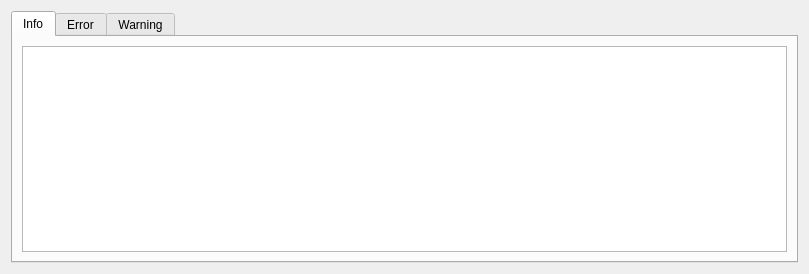
<?xml version="1.0" encoding="UTF-8"?>
<ui version="4.0">
 <class>LogWidget</class>
 <widget class="QWidget" name="LogWidget">
  <property name="geometry">
   <rect>
    <x>0</x>
    <y>0</y>
    <width>809</width>
    <height>274</height>
   </rect>
  </property>
  <property name="windowTitle">
   <string>Log</string>
  </property>
  <layout class="QVBoxLayout" name="verticalLayout">
   <item>
    <widget class="QTabWidget" name="tabWidgetLog">
     <property name="currentIndex">
      <number>0</number>
     </property>
     <widget class="QWidget" name="tabLogInfo">
      <attribute name="title">
       <string>Info</string>
      </attribute>
      <layout class="QVBoxLayout" name="verticalLayout_2">
       <item>
        <widget class="QPlainTextEdit" name="plainTextEditLogInfo"/>
       </item>
      </layout>
     </widget>
     <widget class="QWidget" name="tabLogError">
      <attribute name="title">
       <string>Error</string>
      </attribute>
      <layout class="QVBoxLayout" name="verticalLayout_3">
       <item>
        <widget class="QPlainTextEdit" name="plainTextEditLogError"/>
       </item>
      </layout>
     </widget>
     <widget class="QWidget" name="tabLogWarning">
      <attribute name="title">
       <string>Warning</string>
      </attribute>
      <layout class="QVBoxLayout" name="verticalLayout_4">
       <item>
        <widget class="QPlainTextEdit" name="plainTextEditLogWarning"/>
       </item>
      </layout>
     </widget>
    </widget>
   </item>
  </layout>
 </widget>
 <resources/>
 <connections/>
</ui>
